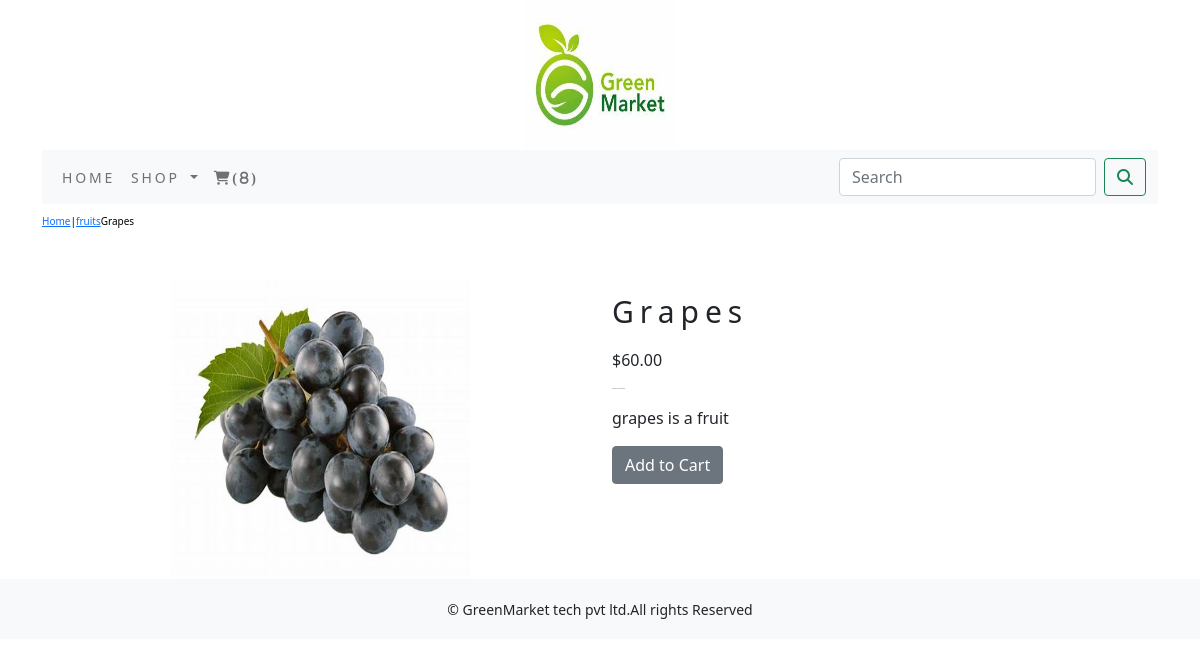
The app's page /shop3/fruits/grapes/ with its own data.
### shop3/models.py (models this page shows, shortened)
class Product(models.Model):
    name=models.CharField(max_length=250,unique=True)
    slug=models.SlugField(max_length=250,unique=True)
    description=models.TextField(blank=True)
    price=models.DecimalField(max_digits=10,decimal_places=2)
    category=models.ForeignKey(Category,on_delete=models.CASCADE)
    image=models.ImageField(upload_to='product',blank=True)
    stock=models.IntegerField()
    available=models.BooleanField(default=True)
    created=models.DateTimeField(auto_now_add=True)
    updated=models.DateTimeField(auto_now=True)
    class Meta:
        ordering=('name',)
        verbose_name='product'
        verbose_name_plural='products'
    def product():
        return None

class Category(models.Model):
    name=models.CharField(max_length=250,unique=True)
    slug=models.SlugField(max_length=250,unique=True)
    description=models.TextField(blank=True)
    image=models.ImageField(upload_to='category',blank=True)
    class Meta:
        ordering=('name',)
        verbose_name='category'
        verbose_name_plural='categories'
    def get_url (self):
        return reverse('shop3:products_by_category',args=[self.slug])
    def __str__(self):
        return '{}'.format(self.name)

### shop3/views.py (the view)
# urls.py: path('<slug:c_slug>/<slug:product_slug>/',views.proDetail, name='prodCatdetail'),
def proDetail(request,c_slug,product_slug):
    try:
        product=Product.objects.get(category__slug=c_slug,slug=product_slug)
    except Exception as e:
        raise e
    return render(request,'product.html',{'product':product})

### cart/context_processors.py (called while the page is built)
def counter(request):
    item_count=0
    if 'admin' in request.path:
        return {}
    else:
        try:
            cart=Cart.objects.filter(cart_id=_cart_id(request))
            cart_items=CartItem.objects.all().filter(cart=cart[:1])
            for cart_item in cart_items:
               item_count += cart_item.quantity
        except Cart.DoesNotExist:
            item_count=0
    return dict(item_count=item_count)

### cart/views.py (called while the page is built)
def _cart_id(request):
    cart=request.session.session_key
    if not cart:
        cart=request.session.create()
        return cart

### shop3/context_processors.py (called while the page is built)
def menu_links(request):
    links=Category.objects.all()
    return dict(links=links)

### templates/product.html (shortened to what this page needs)
{% extends 'base.html' %}
{% load static %}
{% block content %}
<div class="row my_prod_row_class">
    <div class="mx_auto">
        <p><a href="{% url 'shop3:allProdCat' %}">Home</a>|<a href="{{product.category.get_url}}">{{product.category}}</a>{{product.name}} </p>
    </div>
</div>
<div class="container">
<br>
<div class="row">
    <div class="col-12 col-sm-12 col-md-12 col-lg-6 text-center">
        <div style="min-width:18rem">
            <img src="{{product.image.url}}" alt="{{product.name}}" style="width:300px;height:300px;">
        </div>
    </div>
        <div class="col-12 col-sm-12 col-md-12 col-lg-6">
        <div>
            <h1 class="my_prod_title">{{product.name}}</h1>
            <p>${{product.price}}</p>
            <p class="my_title">Product Description</p>
            <p class="text-justify my_prod_text">{{product.description}}</p>
            {% if product.stock <= 0 %}
            <p class="text-justify my_prod_text"><b>Out of Stock</b></p>
            {% else %}
            <a class="btn btn-secondary" href="{% url 'cart:add_cart' product.id %}">Add to Cart</a>
            {% endif %}
        </div>
    </div>
</div>
</div>
{% endblock %}

### static/css/custom.css (style rules this page uses)
body { font-family: 'Roboto', sans-serif; }
.my_title { font-size:1px; text_transform:uppercase; letter-spacing:.2em; }
.my_prod_row_class { padding-top:10px; padding-bottom:10px; }
.my_prod_row_class .mx_auto { color:#000; font-size:10px; text-decoration:none; }
.my_prod_title { font-size:30px; letter-transform:uppercase; letter-spacing:.2em; padding-top:15px; padding-bottom:10px; }
.my_prod_text { padding-right:20px; }

### records on screen
Product: category "fruits", name "Grapes", image (picture), price "60.00", description "grapes is a fruit"

### other values on screen
{{ item_count }} "8"
